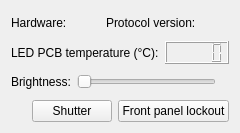
<?xml version="1.0" encoding="UTF-8"?>
<ui version="4.0">
 <class>Form</class>
 <widget class="QWidget" name="Form">
  <property name="geometry">
   <rect>
    <x>0</x>
    <y>0</y>
    <width>239</width>
    <height>133</height>
   </rect>
  </property>
  <property name="windowTitle">
   <string>Schott KL2500LED Illumination</string>
  </property>
  <property name="windowIcon">
   <iconset resource="../../../resource/icons/icons.qrc">
    <normaloff>:/icons/illumination.svg</normaloff>:/icons/illumination.svg</iconset>
  </property>
  <layout class="QVBoxLayout" name="verticalLayout">
   <item>
    <layout class="QHBoxLayout" name="horizontalLayout">
     <item>
      <widget class="QLabel" name="label">
       <property name="text">
        <string>Hardware:</string>
       </property>
      </widget>
     </item>
     <item>
      <widget class="QLabel" name="hardwareLabel">
       <property name="text">
        <string/>
       </property>
      </widget>
     </item>
     <item>
      <widget class="QLabel" name="label_2">
       <property name="text">
        <string>Protocol version:</string>
       </property>
      </widget>
     </item>
     <item>
      <widget class="QLabel" name="protocolVersionLabel">
       <property name="text">
        <string/>
       </property>
      </widget>
     </item>
    </layout>
   </item>
   <item>
    <layout class="QHBoxLayout" name="horizontalLayout_4">
     <item>
      <widget class="QLabel" name="label_4">
       <property name="text">
        <string>LED PCB temperature (°C):</string>
       </property>
      </widget>
     </item>
     <item>
      <widget class="QLCDNumber" name="temperatureLcdNumber"/>
     </item>
    </layout>
   </item>
   <item>
    <layout class="QHBoxLayout" name="horizontalLayout_2">
     <item>
      <widget class="QLabel" name="label_3">
       <property name="text">
        <string>Brightness:</string>
       </property>
      </widget>
     </item>
     <item>
      <widget class="QSlider" name="brightnessHorizontalSlider">
       <property name="tracking">
        <bool>false</bool>
       </property>
       <property name="orientation">
        <enum>Qt::Horizontal</enum>
       </property>
      </widget>
     </item>
     <item>
      <widget class="QLabel" name="brightnessLabel">
       <property name="text">
        <string/>
       </property>
      </widget>
     </item>
    </layout>
   </item>
   <item>
    <layout class="QHBoxLayout" name="horizontalLayout_3">
     <item>
      <spacer name="horizontalSpacer">
       <property name="orientation">
        <enum>Qt::Horizontal</enum>
       </property>
       <property name="sizeHint" stdset="0">
        <size>
         <width>40</width>
         <height>20</height>
        </size>
       </property>
      </spacer>
     </item>
     <item>
      <widget class="QPushButton" name="shutterPushButton">
       <property name="text">
        <string>Shutter</string>
       </property>
       <property name="checkable">
        <bool>true</bool>
       </property>
      </widget>
     </item>
     <item>
      <widget class="QPushButton" name="frontPanelLockoutPushButton">
       <property name="text">
        <string>Front panel lockout</string>
       </property>
       <property name="checkable">
        <bool>true</bool>
       </property>
      </widget>
     </item>
    </layout>
   </item>
  </layout>
 </widget>
 <resources>
  <include location="../../../resource/icons/icons.qrc"/>
 </resources>
 <connections/>
</ui>
